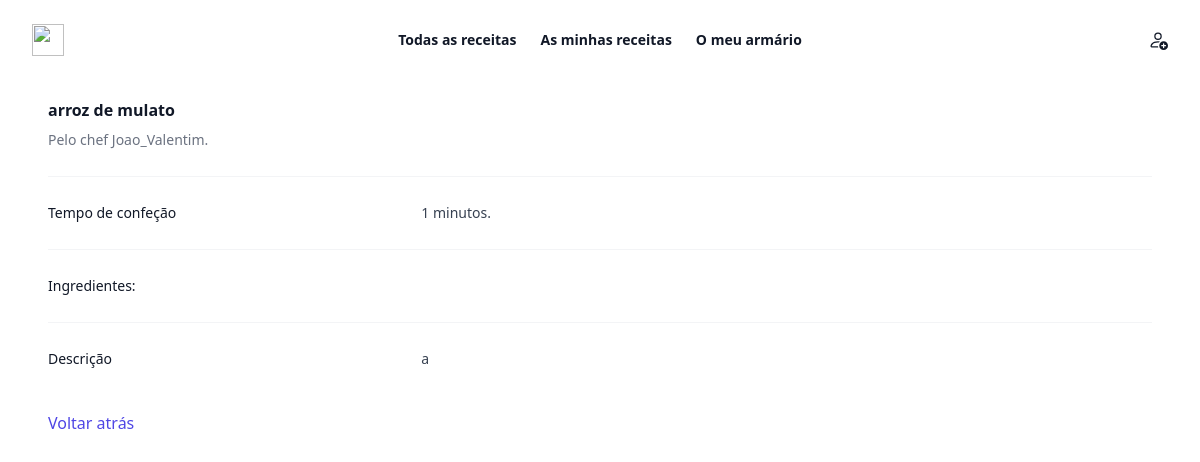
The app's page /principal/receitas/22 with its own data.
### principal/models.py (models this page shows)
class Receita(models.Model):
    receita_id = models.AutoField(primary_key=True)
    receita_nome = models.CharField(max_length=30)
    receita_descricao = models.CharField(max_length=1000)
    receita_tempo_confecao = models.IntegerField()
    receita_imagem = models.FileField(upload_to='receita/', blank=True, null=True)
    receita_user = models.ForeignKey('User', on_delete=models.CASCADE)

class User(models.Model):
    user_id = models.AutoField(primary_key=True)
    user_nome_utilizador = models.CharField(max_length=30)
    user_email = models.EmailField()
    user_telefone = models.CharField(max_length=9)
    user_password = models.CharField(max_length=40)
    user_ativo = models.BooleanField(default=False) #ver se vale a pena ter ou se apagamos
    user_criador = models.ForeignKey('self', on_delete=models.SET_NULL, null=True, blank=True) #confirmar se posso meter null=false e depois
    user_acesso = models.IntegerField(default=1) #default = chefe

### principal/views.py (the view)
# urls.py: path('receitas/<int:receita_id>', views.receitas_detalhe, name='receitas_detalhe'),
def receitas_detalhe(request, receita_id):
    receita = get_object_or_404(Receita, pk=receita_id)
    return render(request, 'views/receitas/receitas_detalhe.html', {'receita': receita})

### principal/templates/views/receitas/receitas_detalhe.html (shortened to what this page needs)
{% extends "../static/header_user.html" %}
{% block content %}
<div class="px-12 py-4">
  <div class="px-4 sm:px-0">
    <h3 class="text-base font-semibold leading-7 text-gray-900">{{ receita.receita_nome }}</h3>
    <p class="mt-1 max-w-2xl text-sm leading-6 text-gray-500">Pelo chef {{ receita.receita_user.user_nome_utilizador }}.</p>
  </div>
  <div class="mt-6 border-t border-gray-100">
    <dl class="divide-y divide-gray-100">
      <div class="px-4 py-6 sm:grid sm:grid-cols-3 sm:gap-4 sm:px-0">
        <dt class="text-sm font-medium leading-6 text-gray-900">Tempo de confeção</dt>
        <dd class="mt-1 text-sm leading-6 text-gray-700 sm:col-span-2 sm:mt-0">{{ receita.receita_tempo_confecao }} minutos.</dd>
      </div>
      <div class="px-4 py-6 sm:grid sm:grid-cols-3 sm:gap-4 sm:px-0">
        <dt class="text-sm font-medium leading-6 text-gray-900">Ingredientes:</dt>
        <dd class="mt-1 text-sm leading-6 text-gray-700 sm:col-span-2 sm:mt-0">
        </dd>
      </div>
      <div class="px-4 py-6 sm:grid sm:grid-cols-3 sm:gap-4 sm:px-0">
        <dt class="text-sm font-medium leading-6 text-gray-900">Descrição</dt>
        <dd class="mt-1 text-sm leading-6 text-gray-700 sm:col-span-2 sm:mt-0">{{ receita.receita_descricao }}</dd>
      </div>
    </dl>
  </div>
</div>
<a href="{% url 'principal:receitas'%}" class="font-medium text-indigo-600 hover:text-indigo-500 px-12 py-4">
    Voltar atrás
</a>
{% endblock %}

### records on screen
Receita: receita_nome "arroz de mulato", receita_user.user_nome_utilizador "Joao_Valentim", receita_tempo_confecao "1", receita_descricao "a"
